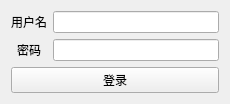
<?xml version="1.0" encoding="UTF-8"?>
<ui version="4.0">
 <class>loginwidget</class>
 <widget class="QWidget" name="loginwidget">
  <property name="geometry">
   <rect>
    <x>0</x>
    <y>0</y>
    <width>230</width>
    <height>88</height>
   </rect>
  </property>
  <property name="windowTitle">
   <string>Form</string>
  </property>
  <layout class="QVBoxLayout" name="verticalLayout_3">
   <item>
    <layout class="QFormLayout" name="formLayout">
     <property name="labelAlignment">
      <set>Qt::AlignCenter</set>
     </property>
     <item row="0" column="0">
      <widget class="QLabel" name="label">
       <property name="text">
        <string>用户名</string>
       </property>
      </widget>
     </item>
     <item row="1" column="0">
      <widget class="QLabel" name="label_2">
       <property name="text">
        <string>密码</string>
       </property>
      </widget>
     </item>
     <item row="0" column="1">
      <widget class="QLineEdit" name="lineEdit"/>
     </item>
     <item row="1" column="1">
      <widget class="QLineEdit" name="lineEdit_2">
       <property name="echoMode">
        <enum>QLineEdit::PasswordEchoOnEdit</enum>
       </property>
      </widget>
     </item>
    </layout>
   </item>
   <item>
    <widget class="QPushButton" name="pushButton">
     <property name="text">
      <string>登录</string>
     </property>
    </widget>
   </item>
  </layout>
 </widget>
 <resources/>
 <connections/>
</ui>
